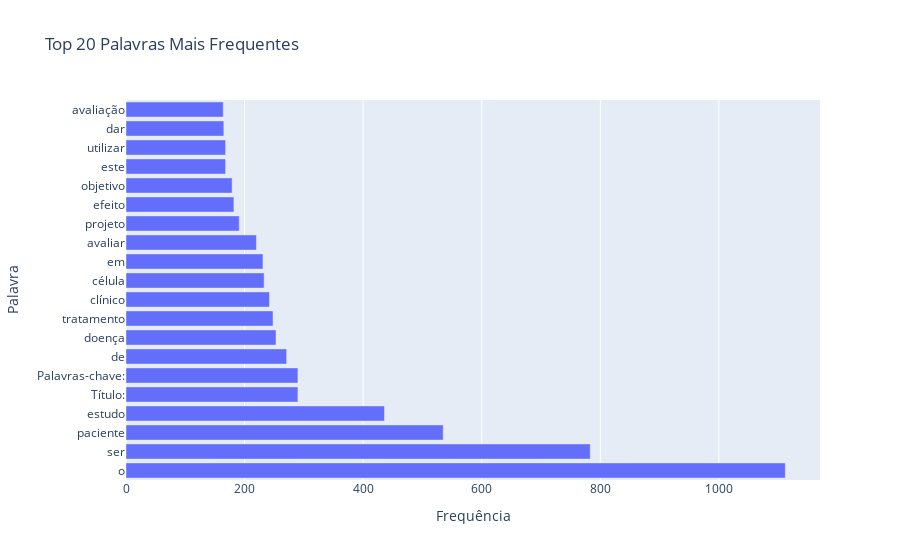

Notebook code cell kept with this figure:
### Code cell
all_words = ' '.join(data['cleaned_text']).split()
word_freq = Counter(all_words)
common_words = word_freq.most_common(20)

words, counts = zip(*common_words)
word_freq_df = pd.DataFrame({'Palavra': words, 'Frequência': counts})

fig = px.bar(word_freq_df, x='Frequência', y='Palavra', orientation='h', title='Top 20 Palavras Mais Frequentes')
fig.show()

### Figure 1 — Plotly figure (JSON) as saved in the notebook; plotly's stock layout.template omitted (floating-point values rounded to 4 significant figures)
{"data": [{"alignmentgroup": "True", "hovertemplate": "Frequência=%{x}<br>Palavra=%{y}<extra></extra>", "legendgroup": "", "marker": {"color": "#636efa", "pattern": {"shape": ""}}, "name": "", "offsetgroup": "", "orientation": "h", "showlegend": false, "textposition": "auto", "type": "bar", "x": [1112, 783, 535, 436, 290, 290, 271, 253, 248, 242, 233, 231, 220, 191, 182, 179, 168, 168, 165, 164], "xaxis": "x", "y": ["o", "ser", "paciente", "estudo", "Título:", "Palavras-chave:", "de", "doença", "tratamento", "clínico", "célula", "em", "avaliar", "projeto", "efeito", "objetivo", "este", "utilizar", "dar", "avaliação"], "yaxis": "y"}], "layout": {"barmode": "relative", "legend": {"tracegroupgap": 0}, "title": {"text": "Top 20 Palavras Mais Frequentes"}, "xaxis": {"anchor": "y", "domain": [0, 1], "title": {"text": "Frequência"}}, "yaxis": {"anchor": "x", "domain": [0, 1], "title": {"text": "Palavra"}}}}
